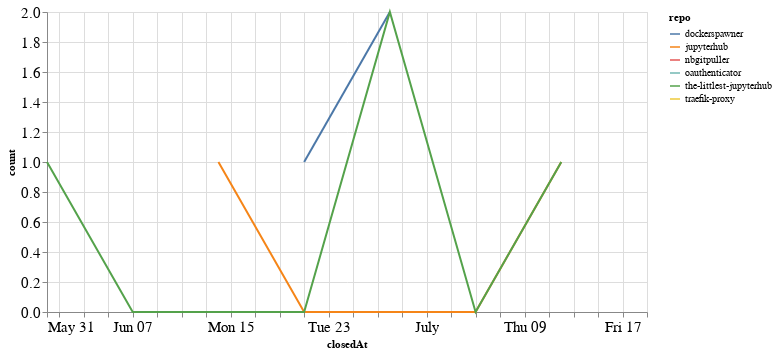

The cell this chart's notebook holds for it:
### Code cell
closed_by_time = closed_by.groupby('repo').resample('W', on='closedAt').count()['author'].reset_index()
closed_by_time = closed_by_time.rename(columns={'author': 'count'})

alt.Chart(closed_by_time, width=600).mark_line().encode(
    x='closedAt',
    y='count',
    color='repo',
    tooltip="repo"
)

### Figure 1 — Vega-Lite specification as saved in the notebook (floating-point values rounded to 4 significant figures)
{"config": {"axisLeft": {"labelFontSize": 15}, "axisBottom": {"labelFontSize": 15}}, "data": {"name": "data-c6d83cae6c55f878e3b4b2384d9b54f5"}, "mark": "line", "encoding": {"color": {"type": "nominal", "field": "repo"}, "tooltip": {"type": "nominal", "field": "repo"}, "x": {"type": "temporal", "field": "closedAt"}, "y": {"type": "quantitative", "field": "count"}}, "width": 600, "$schema": "https://vega.github.io/schema/vega-lite/v4.8.1.json", "datasets": {"data-c6d83cae6c55f878e3b4b2384d9b54f5": [{"repo": "dockerspawner", "closedAt": "2020-06-21T00:00:00", "count": 1}, {"repo": "dockerspawner", "closedAt": "2020-06-28T00:00:00", "count": 2}, {"repo": "jupyterhub", "closedAt": "2020-06-14T00:00:00", "count": 1}, {"repo": "jupyterhub", "closedAt": "2020-06-21T00:00:00", "count": 0}, {"repo": "jupyterhub", "closedAt": "2020-06-28T00:00:00", "count": 0}, {"repo": "jupyterhub", "closedAt": "2020-07-05T00:00:00", "count": 0}, {"repo": "jupyterhub", "closedAt": "2020-07-12T00:00:00", "count": 1}, {"repo": "nbgitpuller", "closedAt": "2020-07-19T00:00:00", "count": 1}, {"repo": "oauthenticator", "closedAt": "2020-06-21T00:00:00", "count": 1}, {"repo": "the-littlest-jupyterhub", "closedAt": "2020-05-31T00:00:00", "count": 1}, {"repo": "the-littlest-jupyterhub", "closedAt": "2020-06-07T00:00:00", "count": 0}, {"repo": "the-littlest-jupyterhub", "closedAt": "2020-06-14T00:00:00", "count": 0}, {"repo": "the-littlest-jupyterhub", "closedAt": "2020-06-21T00:00:00", "count": 0}, {"repo": "the-littlest-jupyterhub", "closedAt": "2020-06-28T00:00:00", "count": 2}, {"repo": "the-littlest-jupyterhub", "closedAt": "2020-07-05T00:00:00", "count": 0}, {"repo": "the-littlest-jupyterhub", "closedAt": "2020-07-12T00:00:00", "count": 1}, {"repo": "traefik-proxy", "closedAt": "2020-05-31T00:00:00", "count": 1}]}}
